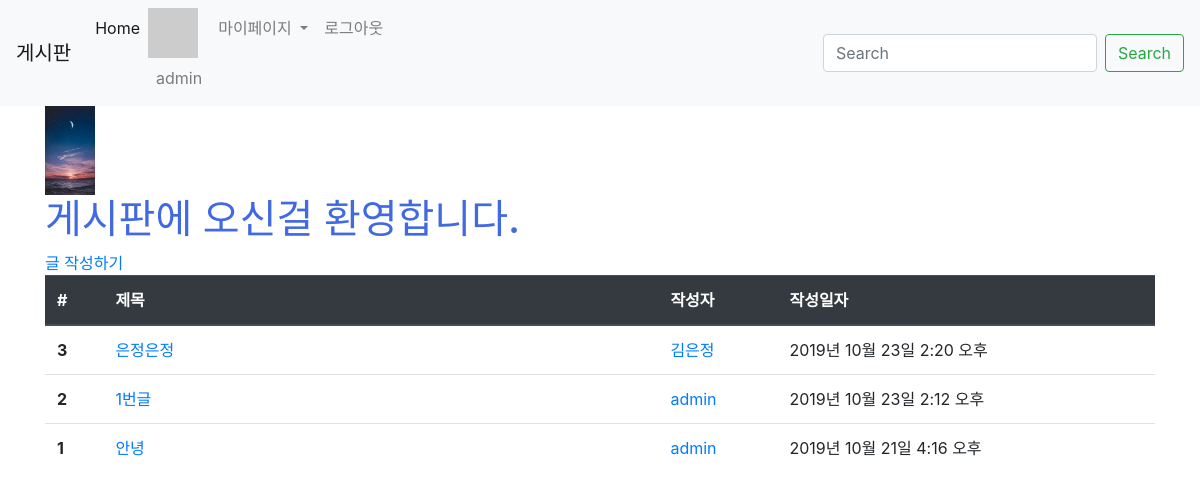
Page /articles/ (signed in) on the earlier database version.
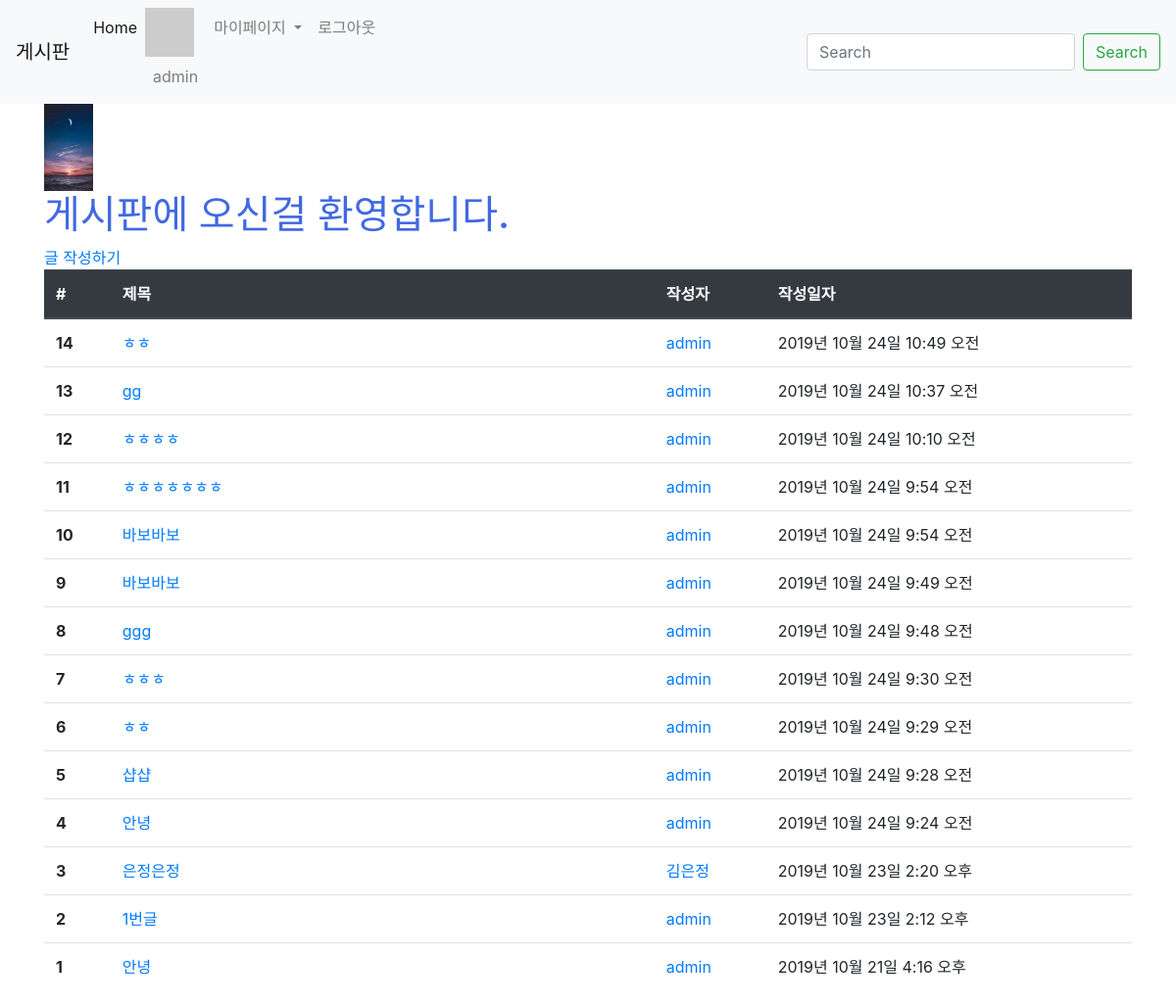
Same page on the later database version.
### articles/models.py (models this page shows, shortened)
class Article(models.Model):
    title = models.CharField(max_length=10)
    content = models.TextField()
    image = models.ImageField(blank=True)
    image_thumbnail = ImageSpecField(
        processors=[ResizeToFit(300, 300)],
        format='JPEG',
        options={'quality': 80}
    )
    created_at = models.DateTimeField(auto_now_add=True)
    updated_at = models.DateTimeField(auto_now=True)
    user = models.ForeignKey(settings.AUTH_USER_MODEL, on_delete=models.CASCADE)    # 참조 : https://docs.djangoproject.com/en/2.2/topics/auth/customizing/
    like_users = models.ManyToManyField(settings.AUTH_USER_MODEL, related_name='like_articles', blank=True)
    hashtags = models.ManyToManyField(HashTag, blank=True)

### accounts/models.py (models this page shows)
class User(AbstractUser):
    followings = models.ManyToManyField(
        settings.AUTH_USER_MODEL, related_name='followers', blank=True)

### articles/views.py (the view)
# urls.py: path('', views.index, name='index'),
def index(request):
    articles = Article.objects.order_by('-id')
    context = {
        'articles' : articles
    }
    return render(request, 'articles/index.html', context)

### articles/templatetags/gravatar.py (called while the page is built)
@register.filter
def makehash(user):
    email = user.email
    social_user = user.socialaccount_set.all().first() # 프로필이 없으면 오류 발생하므로 [0]이 아닌 .first()로 저장
    if social_user:
        return social_user.extra_data.get('properties').get('profile_image')
    return 'https://www.gravatar.com/avatar/' + hashlib.md5(email.strip().lower().encode('utf-8')).hexdigest() + "?d=mp"

### articles/templates/articles/index.html (shortened to what this page needs)
{% extends 'articles/base.html' %}
{% load static %}
{% block css %}
<link rel="stylesheet" href="{% static 'articles/style.css' %}">
{% endblock %}
{% block body %}
  <img src="{% static 'articles/bg.jpg'%}" alt="배경" width="50">
  <h1 class="title">게시판에 오신걸 환영합니다.</h1>
  {% if user.is_authenticated %}
    <a href="{% url 'articles:create' %}">글 작성하기</a>
  {% endif %}
  <table class="table">
  <thead class="thead-dark">
    <tr>
      <th scope="col">#</th>
      <th scope="col">제목</th>
      <th scope="col">작성자</th>
      <th scope="col">작성일자</th>
    </tr>
  </thead>
  <tbody>
  {% for article in articles %}
    <tr>
      <th scope="row">{{ article.id }}</th>
      <td>
      <a href="{% url 'articles:detail' article.pk %}">{{ article.title }}</a>
      </td>
      <td><a href="{% url 'accounts:profile' article.user.pk %}">{{ article.user }}</a></td>
      <td>{{ article.created_at }}</td>
    </tr>
    {% endfor %}
  </tbody>
</table>
{% endblock %}

Differences in the rows shown:
added Article: id "14", title "ㅎㅎ", user "admin", created_at "2019년 10월 24일 10:49 오전"
added Article: id "13", title "gg", user "admin", created_at "2019년 10월 24일 10:37 오전"
added Article: id "12", title "ㅎㅎㅎㅎ", user "admin", created_at "2019년 10월 24일 10:10 오전"
added Article: id "11", title "ㅎㅎㅎㅎㅎㅎㅎ", user "admin", created_at "2019년 10월 24일 9:54 오전"
added Article: id "10", title "바보바보", user "admin", created_at "2019년 10월 24일 9:54 오전"
added Article: id "9", title "바보바보", user "admin", created_at "2019년 10월 24일 9:49 오전"
added Article: id "8", title "ggg", user "admin", created_at "2019년 10월 24일 9:48 오전"
added Article: id "7", title "ㅎㅎㅎ", user "admin", created_at "2019년 10월 24일 9:30 오전"
added Article: id "6", title "ㅎㅎ", user "admin", created_at "2019년 10월 24일 9:29 오전"
added Article: id "5", title "샵샵", user "admin", created_at "2019년 10월 24일 9:28 오전"
added Article: id "4", title "안녕", user "admin", created_at "2019년 10월 24일 9:24 오전"
